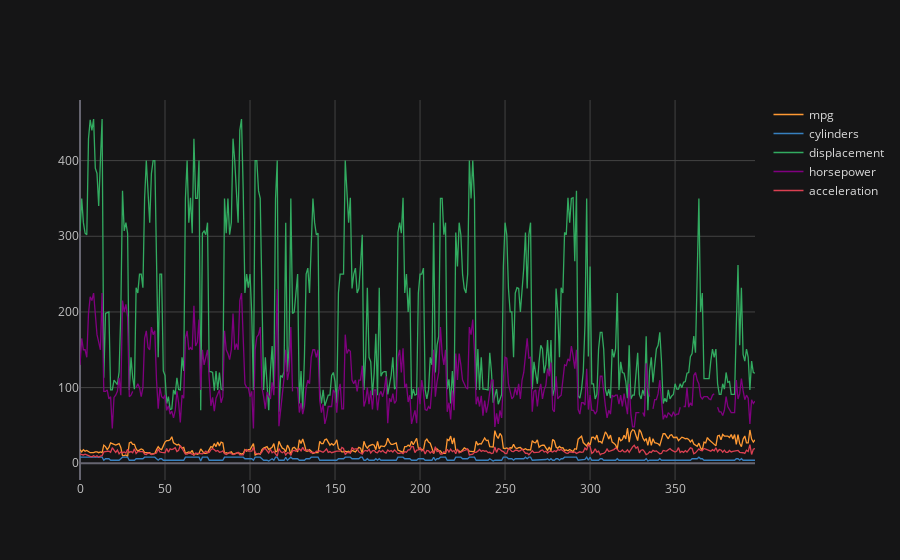

Notebook code cell kept with this figure:
### Code cell
df[['mpg','cylinders','displacement','horsepower',	'acceleration']].iplot()

### Figure 1 — Plotly figure (JSON) as saved in the notebook; plotly's stock layout.template omitted (floating-point values rounded to 4 significant figures; data arrays with more than 128 entries replaced by an {"elided": "..."} marker saying what was removed)
{"data": [{"line": {"color": "rgba(255, 153, 51, 1.0)", "dash": "solid", "shape": "linear", "width": 1.3}, "mode": "lines", "name": "mpg", "text": "", "type": "scatter", "x": {"elided": "398 int values"}, "y": {"elided": "398 float values"}}, {"line": {"color": "rgba(55, 128, 191, 1.0)", "dash": "solid", "shape": "linear", "width": 1.3}, "mode": "lines", "name": "cylinders", "text": "", "type": "scatter", "x": {"elided": "398 int values"}, "y": {"elided": "398 int values"}}, {"line": {"color": "rgba(50, 171, 96, 1.0)", "dash": "solid", "shape": "linear", "width": 1.3}, "mode": "lines", "name": "displacement", "text": "", "type": "scatter", "x": {"elided": "398 int values"}, "y": {"elided": "398 float values"}}, {"line": {"color": "rgba(128, 0, 128, 1.0)", "dash": "solid", "shape": "linear", "width": 1.3}, "mode": "lines", "name": "horsepower", "text": "", "type": "scatter", "x": {"elided": "398 int values"}, "y": {"elided": "398 mixed values"}}, {"line": {"color": "rgba(219, 64, 82, 1.0)", "dash": "solid", "shape": "linear", "width": 1.3}, "mode": "lines", "name": "acceleration", "text": "", "type": "scatter", "x": {"elided": "398 int values"}, "y": {"elided": "398 float values"}}], "layout": {"autosize": true, "legend": {"bgcolor": "#151516", "font": {"color": "#D9D9D9"}}, "paper_bgcolor": "#151516", "plot_bgcolor": "#151516", "title": {"font": {"color": "#D9D9D9"}}, "xaxis": {"autorange": true, "gridcolor": "#434343", "range": [0, 397], "showgrid": true, "tickfont": {"color": "#C2C2C2"}, "title": {"font": {"color": "#D9D9D9"}, "text": ""}, "type": "linear", "zerolinecolor": "#666570"}, "yaxis": {"autorange": true, "gridcolor": "#434343", "range": [-22.11, 480.1], "showgrid": true, "tickfont": {"color": "#C2C2C2"}, "title": {"font": {"color": "#D9D9D9"}, "text": ""}, "type": "linear", "zerolinecolor": "#666570"}}}
